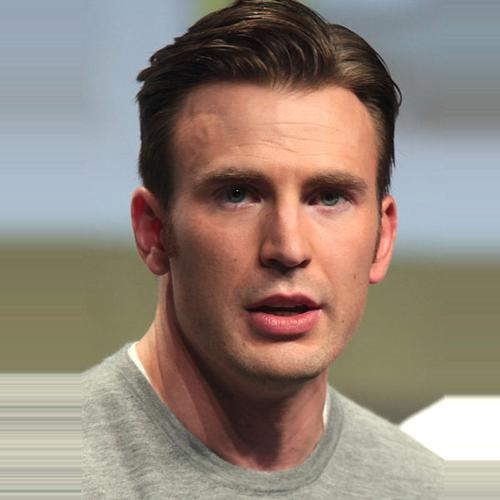
#> input picture 02 - Face Recognition Basic/male.jpg, 500 x 500 px
$ jupyter execute 01_Face_Recognition.ipynb   (shell and % lines are left out)
#> lines starting #> are read from the running program, lines starting #| are printed output that depends on the picture; after the words box and inside, x2 and y2 are one past the last pixel; in counts of white or black regions, pixels touching at a corner belong together
### Import Libraries

[cell 1]
import numpy as np
import cv2
import matplotlib.pyplot as plt

### Face Recognition

[cell 2]
img = cv2.imread('male.jpg')
#> img is the input picture: shape (500, 500, 3); mean B, G, R 122.1, 132.9, 146.2
gray = cv2.cvtColor(img, cv2.COLOR_BGR2GRAY)
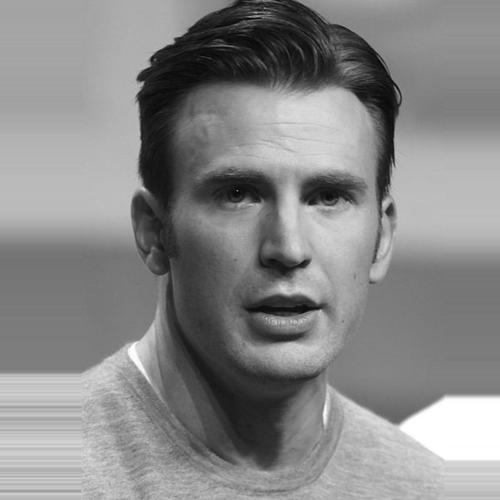
#> gray: shape (500, 500); min 1, max 255, mean 135.6
haar = cv2.CascadeClassifier('haarcascade_frontalface_default.xml')

[cell 3]
face = haar.detectMultiScale(gray ,1.3, 5)
#> face = [[154, 94, 261, 261]]
print(face)
#| [[154  94 261 261]]

[cell 4]
# cv2.rectangle(img,(154,94),(154+261,94+261),(0,255,0),5)
for x,y,w,h in face:
    cv2.rectangle(img,(x,y),(x+w,y+h),(0,255,0),5)
#> this loop made 1 pass
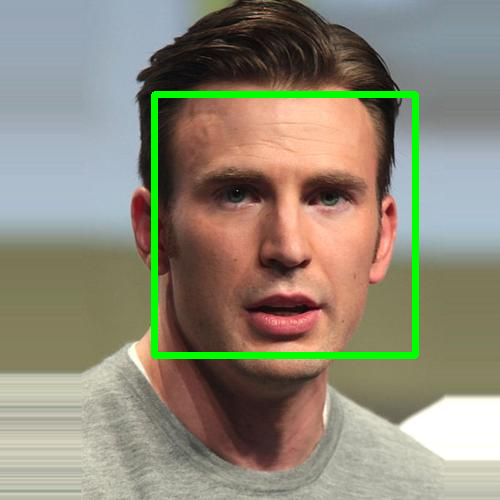
#> img: shape (500, 500, 3); 2.92% of pixels changed, all inside (x1, y1, x2, y2) = (151, 91, 419, 359)
plt.imshow(img)

[cell 5]
cv2.imshow('object_detect',img)
cv2.waitKey(0)
cv2.destroyAllWindows()

[cell 6]
face_crop = img[94:94+261,154:154+261]
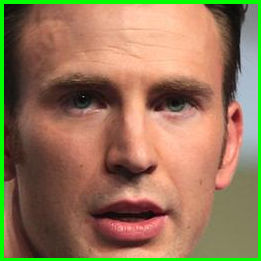
#> face_crop: shape (261, 261, 3); mean B, G, R 88.7, 119.6, 149.2
plt.imshow(face_crop)

[cell 7]
cv2.imwrite('male_01.png', face_crop)
#> Out = True
